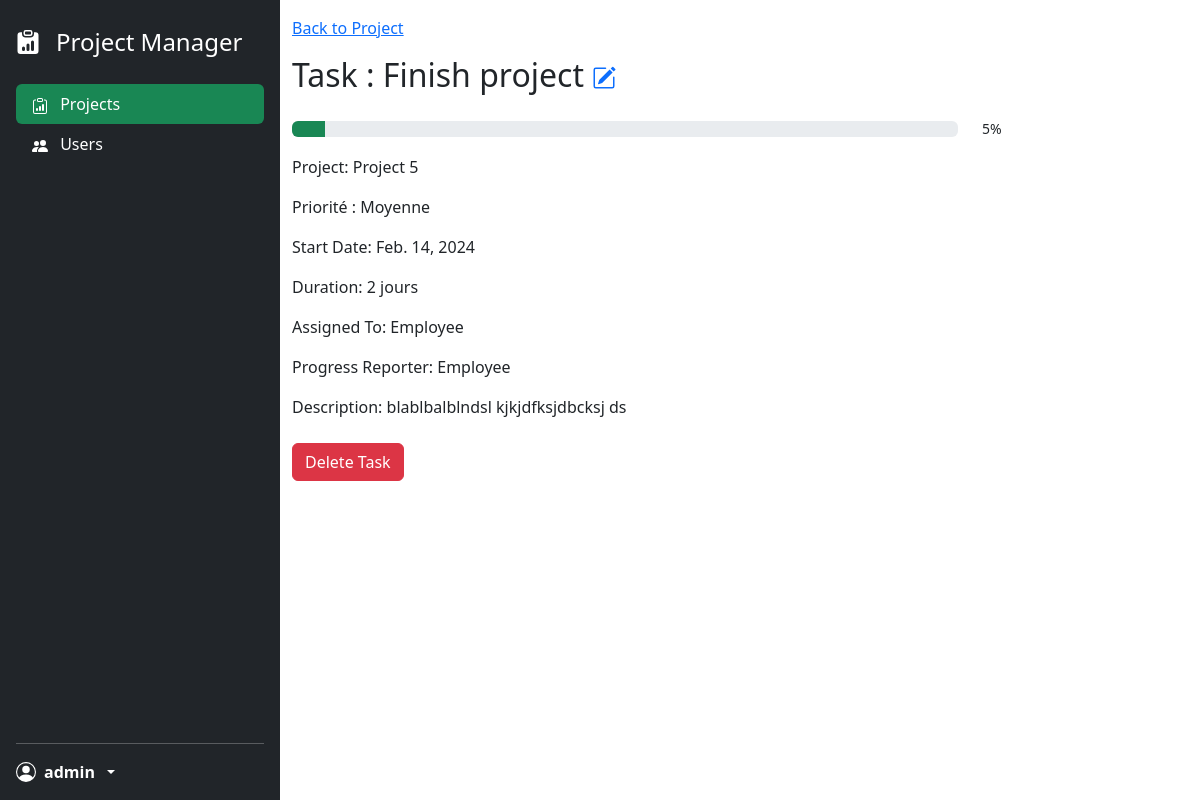
The page /task/1/ (signed in) on the database as committed earlier.
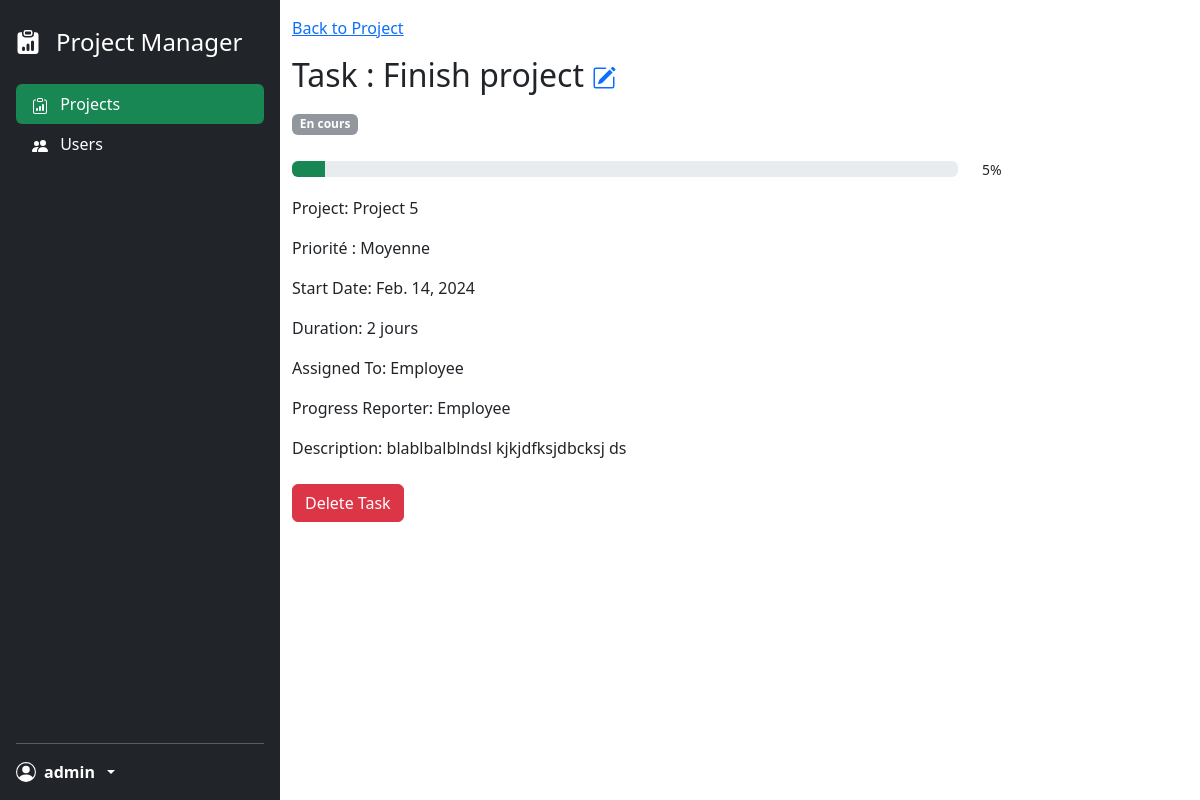
The same page on the database as committed later.
### project_app/decorators.py (the view)
    def wrapped_view(request, *args, **kwargs):
        if request.user.is_authenticated:
            return view_func(request, *args, **kwargs)
        else:
            return redirect('connexion')

### project_app/context_processors.py (called while the page is built)
def logged_in_username(request):
    username = None
    if request.user.is_authenticated:
        username = request.user.username
    return {'logged_in_username': username}

### project_app/models.py (called while the page is built)
    def __str__(self):
        return self.username

    def __str__(self):
        return self.project_name

### project_app/views.py (called while the page is built)
@login_required
def task_details(request, task_id):
    task = get_object_or_404(Task, id=task_id)
    return render(request, 'task/task_details.html', {'task': task})

### templates/task/task_details.html (shortened to what this page needs)
{% load static %}
<!DOCTYPE html>
<html lang="en">
<head>
    <link href="{% static 'css/style.css' %}" rel="stylesheet">
    <link href="{% static 'css/bootstrap.min.css' %}" rel="stylesheet">
</head>
<body>
<div class="container-fluid">
    <div class="row flex-sm-nowrap">
        {% include 'navigation.html' %}
        <div class="col py-3">
            <a href="{% url 'project_details' task.project.id %}">Back to Project</a>
            <h2 class="my-3">
                Task : {{ task.task_name }}
                <span>
                    <a href="{% url 'edit_task' task.id %}">
                    </a>
                </span>
            </h2>
            <div class="mb-4">
                {% if task.status == 'paused' %}
                    <span class="badge text-bg-danger">En pause</span>
                {% elif task.status == 'planned' %}
                    <span class="badge text-bg-light">Planifié</span>
                {% elif task.status == 'ongoing' %}
                    <span class="badge text-bg-secondary bg-opacity-75">En cours</span>
                {% elif task.status == 'completed' %}
                    <span class="badge text-bg-success">Réalisée</span>
                {% elif task.status == 'validated' %}
                    <span class="badge text-bg-success bg-opacity-75">Validée</span>
                {% endif %}
            </div>
            <div class="row align-items-center mb-3">
                <div class="col">
                    <div class="progress" role="progressbar"
                         aria-valuenow="{{ task.completion_percentage }}" aria-valuemin="0"
                         aria-valuemax="100">
                        <div class="progress-bar bg-success"
                             style="width: {{ task.completion_percentage }}%"></div>
                    </div>
                </div>
                <small class="col-3">{{ task.completion_percentage }}%</small>
            </div>
            <p>Project: {{ task.project }}</p>
            <p>Priorité :
                {% if task.priority == 'low' %}
                    Faible
                {% elif task.priority == 'medium' %}
                    Moyenne
                {% elif task.priority == 'high' %}
                    Élevée
                {% endif %}
            </p>
            <p>Start Date: {{ task.start_date }}</p>
            <p>Duration: {{ task.duration }} jours</p>
            <p>Assigned To:
                {% for user in task.assigned_to.all %}
                    {{ user.username }}{% if not forloop.last %}, {% endif %}
                {% endfor %}
            </p>
            <p>Progress Reporter: {{ task.progress_reporter }}</p>
            <p>Description: {{ task.description }}</p>
        <form id="deleteTaskForm" method="post" action="{% url 'delete_task' task.id %}">
            <button class="btn btn-danger my-2" type="button" id="deleteTaskButton">Delete Task</button>
        </form>
        </div>
    </div>
</div>
</body>
</html>

Rows that differ between the two databases and show on the page:
changed Task "Finish project": status "lol" → "ongoing" (drawn)
Other text that changed with them:
text now shown: "En cours"
